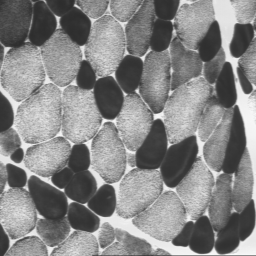
#> input picture img/MUSCLE.png, 256 x 256 px
$ jupyter execute '5. Operaciones lógicas.ipynb'
#> lines starting #> are read from the running program, lines starting #| are printed output that depends on the picture; after the words box and inside, x2 and y2 are one past the last pixel; in counts of white or black regions, pixels touching at a corner belong together
# 5. Operaciones lógicas

## Librerias

[cell 1]
import cv2
import matplotlib.pyplot as plt
import numpy as np

## Carga y visualizacion

[cell 2]
muscle_img = cv2.imread('../img/MUSCLE.png')
#> muscle_img is the input picture: shape (256, 256, 3); min 44, max 249, mean 133.1

plt.imshow(muscle_img)
plt.show()

[cell 3]
spot_img = cv2.imread('../img/SPOT.png')
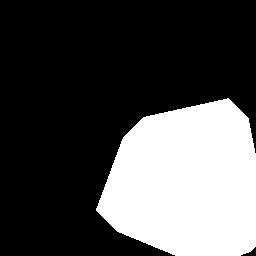
#> input picture img/SPOT.png, 256 x 256 px
#> spot_img is the input picture: shape (256, 256, 3); 30.2% white; 1 white region, box (x1, y1, x2, y2) and area: (96, 98, 256, 256) 19820

plt.imshow(spot_img)
plt.show()

## Operaciones lógicas (muscle, spot)

[cell 4]
and_img = cv2.bitwise_and(muscle_img, spot_img)
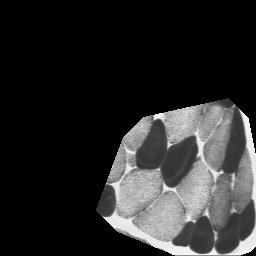
#> and_img: shape (256, 256, 3); min 0, max 249, mean 41.2

plt.imshow(and_img)
plt.show()

[cell 5]
or_img = cv2.bitwise_or(muscle_img, spot_img)
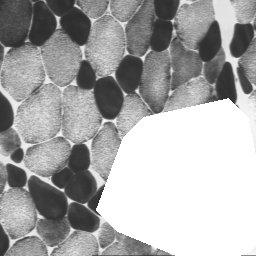
#> or_img: shape (256, 256, 3); min 44, max 255, mean 169

plt.imshow(or_img)
plt.show()

[cell 6]
xor_img = cv2.bitwise_xor(muscle_img, spot_img)
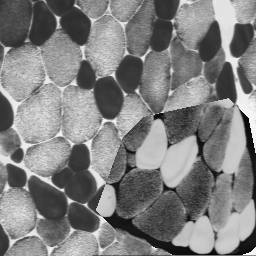
#> xor_img: shape (256, 256, 3); min 6, max 248, mean 127.8

plt.imshow(xor_img)
plt.show()

### Conclusion

De las imagenes anteriores se puede observar que la operacion AND entre las imagenes muscle y spot, actua como filtro donde los valores en blanco de spot permiten el paso de los valores de muscle mientras que, los valores oscuros eliminan cualquier valor y oscurecen la imagen. Por otro lado, la operacion OR aplica un 'parche' o zona blanca sobre muscle en la misma region cuyos valores de spot son blancos y dejan pasar cualquier valor en muscle si los valores en spot son negros. Finalmente, la operacion XOR, actual como filtro invertido dentro de la zona blanca en spot. Esto quiere decir que, invierte los valores de muscle, convirtiendo los tonos claros en oscuros y viceversa.

## Operaciones lógicas (spot, muscle)

[cell 7]
def plot_imgs_side_by_side(img1, img2, title1='muscle, spot', title2='spot, muscle'):
  """ funcion para mostrar dos imagenes en la misma figura """
#> called with title1 = 'muscle, spot', title2 = 'spot, muscle'
  fig, axes = plt.subplots(1, 2, figsize=(8, 4))

  axes[0].imshow(img1)
  axes[0].set_title(title1)
  axes[0].axis("off")

  axes[1].imshow(img2)
  axes[1].set_title(title2)
  axes[1].axis("off")

  plt.tight_layout()
  plt.show()

### Comparativa

[cell 8]
and_img_inv = cv2.bitwise_and(spot_img, muscle_img)

plot_imgs_side_by_side(and_img, and_img_inv)

[cell 9]
or_img_inv = cv2.bitwise_or(spot_img, muscle_img)

plot_imgs_side_by_side(or_img,or_img_inv)

[cell 10]
xor_img_inv = cv2.bitwise_xor(spot_img, muscle_img)

plot_imgs_side_by_side(xor_img, xor_img_inv)

### Conclusión

De la comparativa entre las operaciones lógicas aplicadas en el order de muscle y spot y nuevamente sobre spot y muscle, se puede ver que los resultados de las operaciones son iguales en ambos casos. Esto se debe a que las operaciones AND, OR y XOR son conmutativas, el orden de sus operandos no afecta el resultado de la operación. Como validación adicional en la siguiente celda se evalua si todos los valores entre las imagenes resultado de cada operación son iguales entre si.

[cell 11]
assert np.all(and_img == and_img_inv)
assert np.all(or_img == or_img_inv)
assert np.all(xor_img == xor_img_inv)

## Operación NOT

[cell 12]
# imagen blanca
blank_img = np.full(muscle_img.shape,255,dtype=np.uint8)

# Operacion NOT usando XOR
not_muscle_img = cv2.bitwise_xor(blank_img, muscle_img)
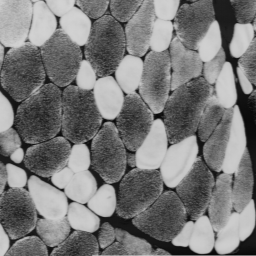
#> not_muscle_img: shape (256, 256, 3); min 6, max 211, mean 121.9
#> blank_img: shape (256, 256, 3); every value is 255

plot_imgs_side_by_side(muscle_img, not_muscle_img,title1='Original',title2='Operación NOT')

### Conclusión

La operación NOT invierte los colores de la imagen muscle, convirtiendo los colores claros en oscuros y viceversa. Al contrario que la operación XOR anterior donde se invierte algunos valores, la operación NOT se aplica a todos los valores de la imagen.

## Apagar los seis bits menos significativos

Para poner en cero los seis bits menos significativos se crea una máscara a partir de la imagen spot. Primero se aplica la operación NOT para invertir sus valores, los colores blancos se convierten en negros y viceversa. Esto se hace para llevar a cero los píxeles dentro de la zona interés. La razón de esto es porque se quiere desactivar todos los bits de esta zona para posteriormente encender unicamente los bits mas significativos mediante la operación OR. Para esto se crea una imagen con valores de 192 es decir $(11000000)_2$

Por lo tanto, la mascara para este punto se calcula a partir de la siguiente formula

$mascara = OR( NOT(spot), 192 )$

[cell 13]
mask = cv2.bitwise_not(spot_img)
mask = cv2.bitwise_or( mask, np.full(spot_img.shape,192,dtype=np.uint8) )

plot_imgs_side_by_side(muscle_img, mask, title1='Muscle',title2='Mask')

Finalmente se aplica la mascara obtenida sobre muscle

[cell 14]
masked_muscle_img = cv2.bitwise_and(muscle_img, mask)
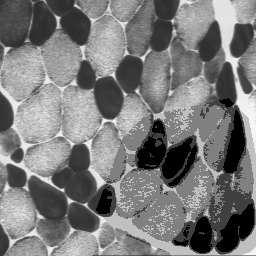
#> masked_muscle_img: shape (256, 256, 3); min 0, max 248, mean 121.8

plt.imshow(masked_muscle_img)
plt.show()

Para comprobar los valores que tiene la zona de interes, se aplica una mascara obtenida de invertir los valores de spot para aislar la zona y poder obtener sus valores con la función $np.unique$

[cell 15]
# invertimos spot
not_spot_img = cv2.bitwise_xor(spot_img, blank_img)

# aislamos la zona de interes
or_img = cv2.bitwise_or(masked_muscle_img, not_spot_img )
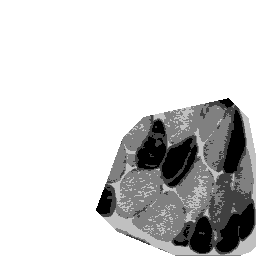
#> or_img: shape (256, 256, 3); min 0, max 255, mean 207.7

# visualizamos el resultado
plt.imshow(or_img)
plt.show()


# obtenemos los valores unicos
print(f'Los valores unicos de esta imagen son: {np.unique(or_img)}')
#| Los valores unicos de esta imagen son: [  0  64 128 192 255]
